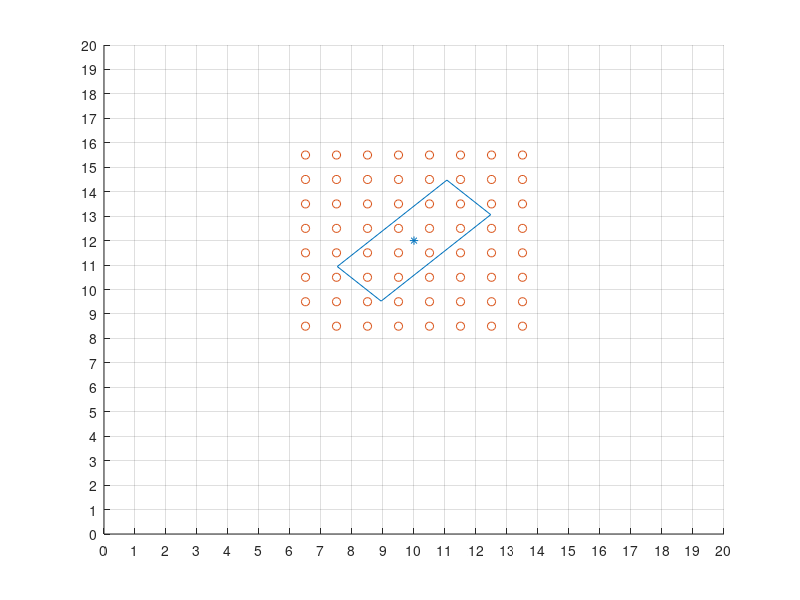

Recreate this plot in MATLAB.
clc;clear all;close all
figure;hold on;
X = [-2.5 2.5 2.5 -2.5];
Y = [-1 -1 1 1];
th = pi/4;

tx = 10;
ty = 12;
RX = X * cos(th) - Y * sin(th);
RY = X * sin(th) + Y * cos(th);
TX = RX + tx;
TY = RY + ty;
XX = [TX TX(1)];
YY = [TY TY(1)];
line(XX,YY)
plot(tx,ty,'*')
axis([0 20 0 20])
grid on
set(gca,'xtick',[0:20])
set(gca,'ytick',[0:20])

xmin = floor(min(TX));
ymin = floor(min(TY));
xmax = ceil(max(TX));
ymax = ceil(max(TY));

CX = [];CY =[];
for i = xmin-1:xmax
    for j = ymin-1:ymax
        CX = [CX i+0.5];
        CY = [CY j+0.5];
    end
end
plot(CX,CY,'o')